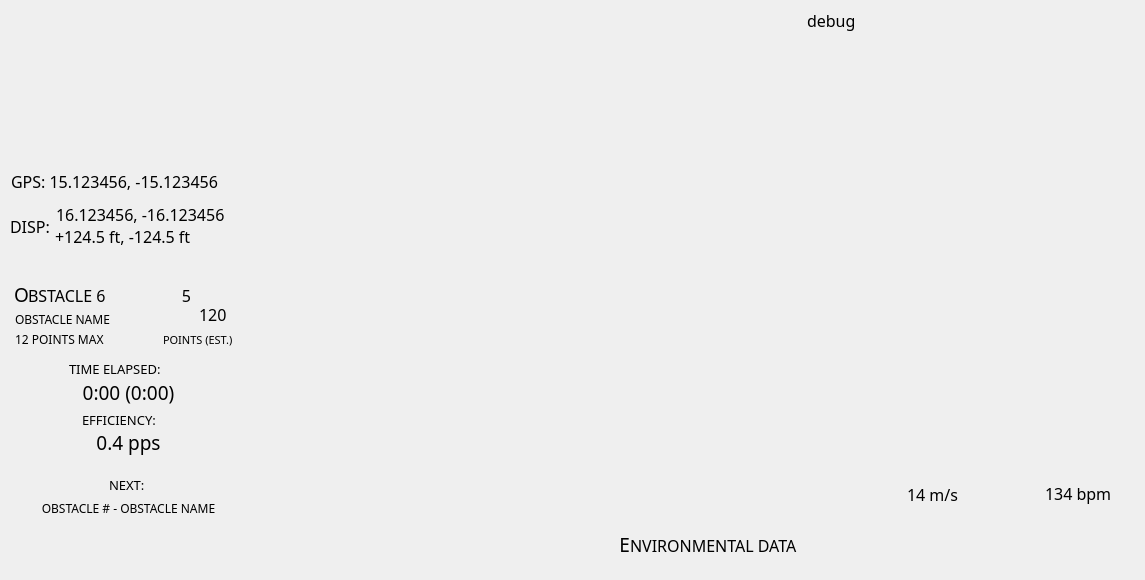
      <widget class="QWidget" name="tab_2">
       <attribute name="title">
        <string>Overlay 2</string>
       </attribute>
       <widget class="AnimationLabel" name="relative_error_label_2">
        <property name="geometry">
         <rect>
          <x>55</x>
          <y>211</y>
          <width>321</width>
          <height>51</height>
         </rect>
        </property>
        <property name="font">
         <font>
          <family>Exo 2</family>
          <pointsize>12</pointsize>
         </font>
        </property>
        <property name="text">
         <string>+124.5 ft, -124.5 ft</string>
        </property>
       </widget>
       <widget class="AnimationLabel" name="static_disp_label_2">
        <property name="geometry">
         <rect>
          <x>10</x>
          <y>201</y>
          <width>231</width>
          <height>51</height>
         </rect>
        </property>
        <property name="font">
         <font>
          <family>Exo 2</family>
          <pointsize>12</pointsize>
         </font>
        </property>
        <property name="text">
         <string>DISP:</string>
        </property>
       </widget>
       <widget class="AnimationLabel" name="debug_label_2">
        <property name="geometry">
         <rect>
          <x>807</x>
          <y>9</y>
          <width>321</width>
          <height>161</height>
         </rect>
        </property>
        <property name="font">
         <font>
          <family>Exo 2</family>
          <pointsize>12</pointsize>
         </font>
        </property>
        <property name="text">
         <string>debug</string>
        </property>
        <property name="alignment">
         <set>Qt::AlignLeading|Qt::AlignLeft|Qt::AlignTop</set>
        </property>
       </widget>
       <widget class="AnimationLabel" name="max_obstacle_points_label_2">
        <property name="geometry">
         <rect>
          <x>15</x>
          <y>314</y>
          <width>131</width>
          <height>50</height>
         </rect>
        </property>
        <property name="font">
         <font>
          <family>Exo 2</family>
          <pointsize>9</pointsize>
         </font>
        </property>
        <property name="text">
         <string>12 POINTS MAX</string>
        </property>
       </widget>
       <widget class="AnimationLabel" name="variable_capital_label_2">
        <property name="geometry">
         <rect>
          <x>609</x>
          <y>519</y>
          <width>21</width>
          <height>51</height>
         </rect>
        </property>
        <property name="font">
         <font>
          <family>Exo 2</family>
          <pointsize>14</pointsize>
         </font>
        </property>
        <property name="text">
         <string>E</string>
        </property>
        <property name="alignment">
         <set>Qt::AlignRight|Qt::AlignTrailing|Qt::AlignVCenter</set>
        </property>
       </widget>
       <widget class="AnimationLabel" name="max_points_label_2">
        <property name="geometry">
         <rect>
          <x>199</x>
          <y>289</y>
          <width>231</width>
          <height>51</height>
         </rect>
        </property>
        <property name="font">
         <font>
          <family>Exo 2</family>
          <pointsize>12</pointsize>
         </font>
        </property>
        <property name="text">
         <string>120</string>
        </property>
       </widget>
       <widget class="AnimationLabel" name="current_heartrate_label_2">
        <property name="geometry">
         <rect>
          <x>1045</x>
          <y>468</y>
          <width>91</width>
          <height>51</height>
         </rect>
        </property>
        <property name="font">
         <font>
          <family>Exo 2</family>
          <pointsize>12</pointsize>
         </font>
        </property>
        <property name="text">
         <string>134 bpm</string>
        </property>
       </widget>
       <widget class="AnimationLabel" name="obstacle_capital_label_2">
        <property name="geometry">
         <rect>
          <x>8</x>
          <y>269</y>
          <width>21</width>
          <height>51</height>
         </rect>
        </property>
        <property name="font">
         <font>
          <family>Exo 2</family>
          <pointsize>14</pointsize>
         </font>
        </property>
        <property name="text">
         <string>O</string>
        </property>
        <property name="alignment">
         <set>Qt::AlignRight|Qt::AlignTrailing|Qt::AlignVCenter</set>
        </property>
       </widget>
       <widget class="AnimationLabel" name="obstacle_name_label_2">
        <property name="geometry">
         <rect>
          <x>15</x>
          <y>294</y>
          <width>161</width>
          <height>51</height>
         </rect>
        </property>
        <property name="font">
         <font>
          <family>Exo 2</family>
          <pointsize>9</pointsize>
         </font>
        </property>
        <property name="text">
         <string>OBSTACLE NAME</string>
        </property>
       </widget>
       <widget class="AnimationLabel" name="efficiency_label_2">
        <property name="geometry">
         <rect>
          <x>58</x>
          <y>417</y>
          <width>141</width>
          <height>51</height>
         </rect>
        </property>
        <property name="font">
         <font>
          <family>Exo 2</family>
          <pointsize>14</pointsize>
         </font>
        </property>
        <property name="text">
         <string>0.4 pps</string>
        </property>
        <property name="alignment">
         <set>Qt::AlignCenter</set>
        </property>
       </widget>
       <widget class="AnimationLabel" name="static_points_label_2">
        <property name="geometry">
         <rect>
          <x>163</x>
          <y>315</y>
          <width>290</width>
          <height>50</height>
         </rect>
        </property>
        <property name="font">
         <font>
          <family>Exo 2</family>
          <pointsize>8</pointsize>
         </font>
        </property>
        <property name="text">
         <string>POINTS (EST.)</string>
        </property>
       </widget>
       <widget class="AnimationLabel" name="static_time_label_2">
        <property name="geometry">
         <rect>
          <x>69</x>
          <y>344</y>
          <width>131</width>
          <height>50</height>
         </rect>
        </property>
        <property name="font">
         <font>
          <family>Exo 2</family>
          <pointsize>10</pointsize>
         </font>
        </property>
        <property name="text">
         <string>TIME ELAPSED:</string>
        </property>
       </widget>
       <widget class="AnimationLabel" name="next_obstacle_label_2">
        <property name="geometry">
         <rect>
          <x>8</x>
          <y>483</y>
          <width>241</width>
          <height>50</height>
         </rect>
        </property>
        <property name="font">
         <font>
          <family>Exo 2</family>
          <pointsize>9</pointsize>
         </font>
        </property>
        <property name="text">
         <string>OBSTACLE # - OBSTACLE NAME</string>
        </property>
        <property name="alignment">
         <set>Qt::AlignCenter</set>
        </property>
       </widget>
       <widget class="AnimationLabel" name="static_efficiency_label_2">
        <property name="geometry">
         <rect>
          <x>82</x>
          <y>395</y>
          <width>131</width>
          <height>50</height>
         </rect>
        </property>
        <property name="font">
         <font>
          <family>Exo 2</family>
          <pointsize>10</pointsize>
         </font>
        </property>
        <property name="text">
         <string>EFFICIENCY:</string>
        </property>
       </widget>
       <widget class="AnimationLabel" name="obstacle_remaining_label_2">
        <property name="geometry">
         <rect>
          <x>28</x>
          <y>270</y>
          <width>161</width>
          <height>51</height>
         </rect>
        </property>
        <property name="font">
         <font>
          <family>Exo 2</family>
          <pointsize>12</pointsize>
         </font>
        </property>
        <property name="text">
         <string>BSTACLE 6</string>
        </property>
       </widget>
       <widget class="AnimationLabel" name="gps_label_2">
        <property name="geometry">
         <rect>
          <x>11</x>
          <y>156</y>
          <width>321</width>
          <height>51</height>
         </rect>
        </property>
        <property name="font">
         <font>
          <family>Exo 2</family>
          <pointsize>12</pointsize>
         </font>
        </property>
        <property name="text">
         <string>GPS: 15.123456, -15.123456</string>
        </property>
       </widget>
       <widget class="AnimationLabel" name="current_points_label_2">
        <property name="geometry">
         <rect>
          <x>100</x>
          <y>270</y>
          <width>91</width>
          <height>51</height>
         </rect>
        </property>
        <property name="font">
         <font>
          <family>Exo 2</family>
          <pointsize>12</pointsize>
         </font>
        </property>
        <property name="text">
         <string>5</string>
        </property>
        <property name="alignment">
         <set>Qt::AlignRight|Qt::AlignTrailing|Qt::AlignVCenter</set>
        </property>
       </widget>
       <widget class="AnimationLabel" name="time_elapsed_label_2">
        <property name="geometry">
         <rect>
          <x>58</x>
          <y>367</y>
          <width>141</width>
          <height>51</height>
         </rect>
        </property>
        <property name="font">
         <font>
          <family>Exo 2</family>
          <pointsize>14</pointsize>
         </font>
        </property>
        <property name="text">
         <string>0:00 (0:00)</string>
        </property>
        <property name="alignment">
         <set>Qt::AlignCenter</set>
        </property>
       </widget>
       <widget class="AnimationLabel" name="current_speed_label_2">
        <property name="geometry">
         <rect>
          <x>907</x>
          <y>469</y>
          <width>91</width>
          <height>51</height>
         </rect>
        </property>
        <property name="font">
         <font>
          <family>Exo 2</family>
          <pointsize>12</pointsize>
         </font>
        </property>
        <property name="text">
         <string>14 m/s</string>
        </property>
       </widget>
       <widget class="AnimationLabel" name="static_next_label_2">
        <property name="geometry">
         <rect>
          <x>109</x>
          <y>460</y>
          <width>51</width>
          <height>50</height>
         </rect>
        </property>
        <property name="font">
         <font>
          <family>Exo 2</family>
          <pointsize>10</pointsize>
         </font>
        </property>
        <property name="text">
         <string>NEXT:</string>
        </property>
       </widget>
       <widget class="AnimationLabel" name="relative_position_label_2">
        <property name="geometry">
         <rect>
          <x>56</x>
          <y>189</y>
          <width>321</width>
          <height>51</height>
         </rect>
        </property>
        <property name="font">
         <font>
          <family>Exo 2</family>
          <pointsize>12</pointsize>
         </font>
        </property>
        <property name="text">
         <string>16.123456, -16.123456</string>
        </property>
       </widget>
       <widget class="AnimationLabel" name="variable_remaining_label_2">
        <property name="geometry">
         <rect>
          <x>630</x>
          <y>520</y>
          <width>231</width>
          <height>51</height>
         </rect>
        </property>
        <property name="font">
         <font>
          <family>Exo 2</family>
          <pointsize>12</pointsize>
         </font>
        </property>
        <property name="text">
         <string>NVIRONMENTAL DATA</string>
        </property>
       </widget>
      </widget>
